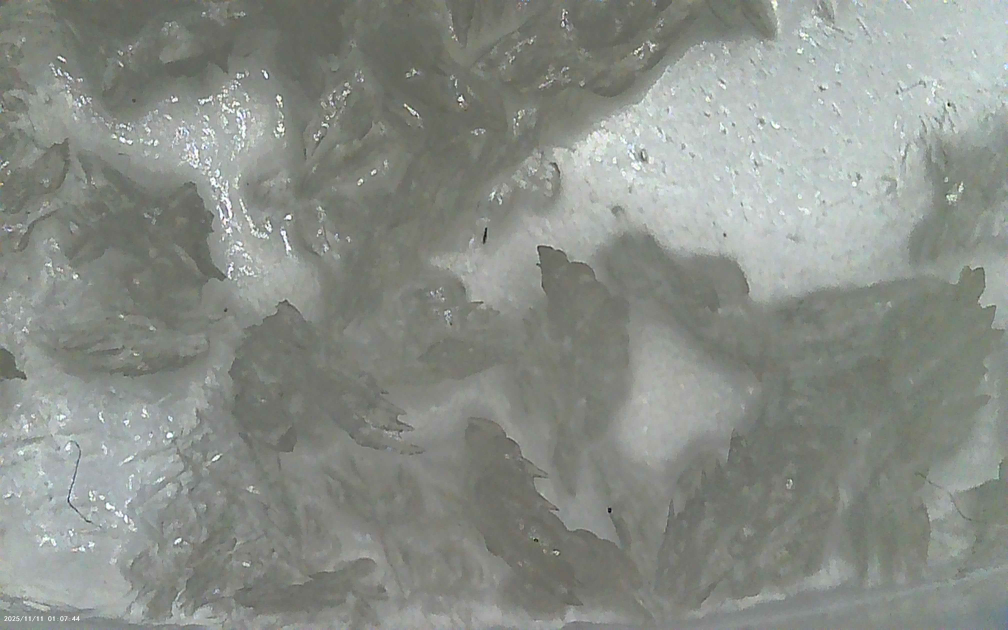
#> input picture paracetamol_imgs/1/PHO00000.JPG, 4032 x 2520 px, found by its file name (shown at 1/4 size); its folder holds only this picture in this run
$ python test_paracetamol3.py
#> lines starting #> are read from the running program, lines starting #| are printed output that depends on the picture; after the words box and inside, x2 and y2 are one past the last pixel; in counts of white or black regions, pixels touching at a corner belong together
import cv2
import numpy as np
import os
path = "/home/pi/crystal-imaging/paracetamol_imgs/1"
directory = os.fsencode(path)
for file in os.listdir(directory):
	filepath = path+"/"+os.fsdecode(file)
	print(filepath)
	img = cv2.imread(filepath)
#> img is the input picture: shape (2520, 4032, 3); mean B, G, R 136, 142, 137.7
	img = cv2.resize(img, (500,400))
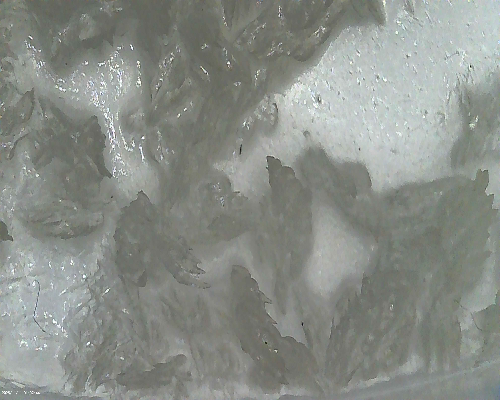
#> img: shape (400, 500, 3); mean B, G, R 135.9, 141.9, 137.6
	gray = cv2.cvtColor(img, cv2.COLOR_BGR2GRAY)
	lower_gray = 0
	upper_gray = 140
	mask = cv2.inRange(gray, lower_gray, upper_gray)
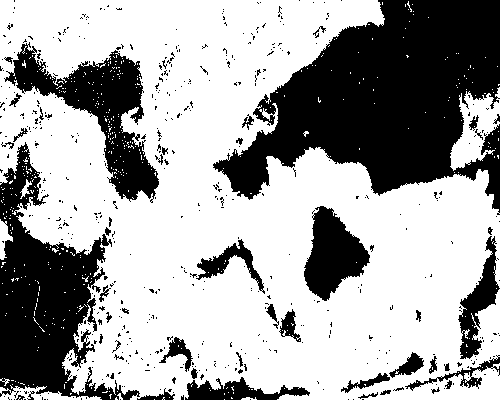
#> mask: shape (400, 500); 64.9% white; 525 black regions (477 under 20 px), largest, box (x1, y1, x2, y2) and area: (213, 0, 500, 215) 33888, (0, 142, 140, 400) 15167, (4, 42, 159, 203) 7990

	# cleans up image and crops the outer boundary due to issues with detecting the entire image as a single contour
	kernel = np.ones((5, 5), np.uint8)
	mask = cv2.morphologyEx(mask, cv2.MORPH_OPEN, kernel)
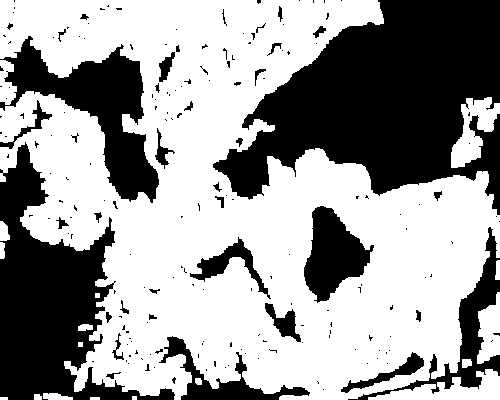
#> mask: shape (400, 500); 61.3% white; 193 black regions (155 under 20 px), largest, box (x1, y1, x2, y2) and area: (213, 0, 500, 215) 35187, (0, 142, 175, 400) 18091, (0, 36, 159, 203) 9307

	margin = 15
	mask[:margin, :] = 0
	mask[-margin:, :] = 0
	mask[:, :margin] = 0
	mask[:, -margin:] = 0
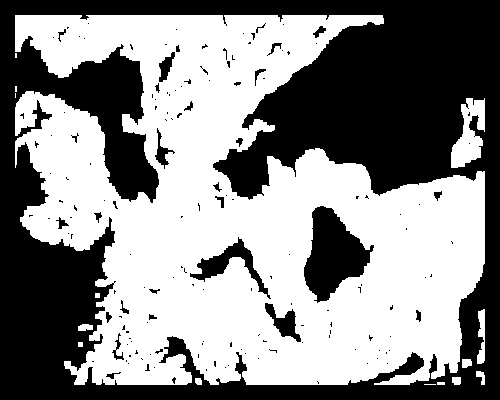
#> mask: shape (400, 500); 54.4% white; 156 black regions (128 under 20 px)

	contours, _ = cv2.findContours(mask, cv2.RETR_EXTERNAL, cv2.CHAIN_APPROX_SIMPLE)
#> contours = 15 contours, 7 with area under 20; largest, box (x1, y1, x2, y2) and area: (15, 15, 485, 385) 112212, (451, 98, 485, 168) 1276, (477, 309, 485, 364) 240, (78, 324, 93, 331) 68, (462, 359, 472, 368) 62, (476, 371, 485, 385) 54, (452, 377, 461, 385) 52, (195, 378, 202, 385) 32

	output_img = img.copy()
	img_h, img_w = img.shape[:2]
#> img_h = 400; img_w = 500
	total_area = img_w * img_h
#> total_area = 200000

	for i, cnt in enumerate(contours):
		area = cv2.contourArea(cnt)


		if 200 < area < (0.70 * total_area):
			rect = cv2.minAreaRect(cnt)
			box = np.intp(cv2.boxPoints(rect))

			(x, y), (w, h), angle = rect
			length = max(w, h)
			width = min(w, h)

			cv2.drawContours(output_img, [cnt], -1, (0, 255, 0), 2)
			cv2.drawContours(output_img, [box], 0, (0, 0, 255), 2)

			label = f"{int(length)}x{int(width)}px"
			cv2.putText(output_img, label, (int(x) - 40, int(y)),
						cv2.FONT_HERSHEY_SIMPLEX, 0.5, (0, 0, 255), 2)
#> this loop made 15 passes
#> (area, box, x, y, w, h, angle, length) on passes 9, 11, 15: (240.5, [[484, 363], [477, 363], [477, 309], [484, 309]], 480.5, 336, 54, 7, -90, 54), (1276.5, [[477, 171], [448, 166], [460, 94], [489, 98]], 469.1, 132.8, 73.49, 29.43, -80.54, 73.49), (112211.5, [[484, 384], [15, 384], [15, 15], [484, 15]], 249.5, 199.5, 369, 469, -90, 469)
#> area on passes 3, 4, 5, 6, 8: 32.5, 52, 54, 62.5, 67.5
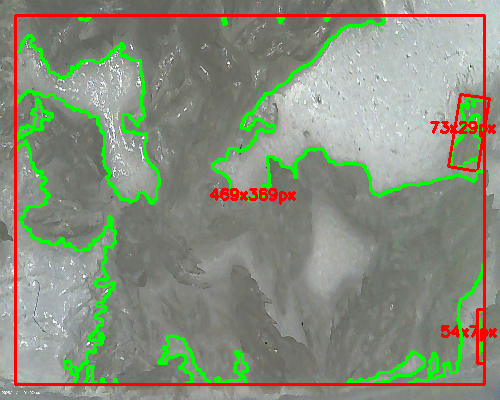
#> output_img: shape (400, 500, 3); 8.78% of pixels changed, all inside (x1, y1, x2, y2) = (14, 14, 497, 386)

	cv2.imshow('Binary Mask', mask)
	cv2.imshow('Measured crystals', output_img)
	cv2.waitKey(0)
	cv2.destroyAllWindows()

$ run again, on paracetamol_imgs/1/PHO00004.JPG
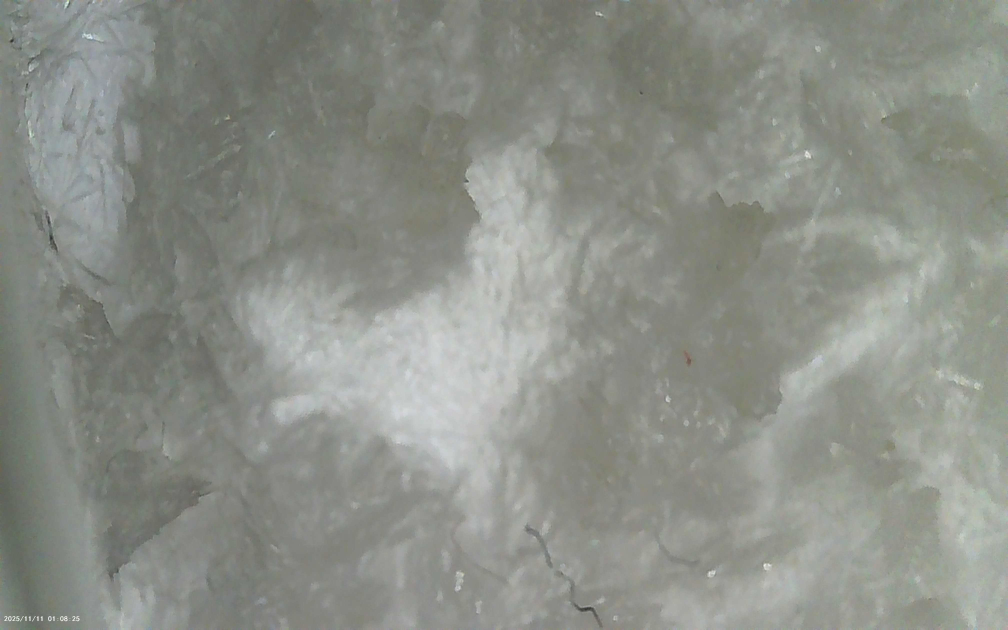
#> input picture paracetamol_imgs/1/PHO00004.JPG, 4032 x 2520 px, found by its file name (shown at 1/4 size)
#> img is the input picture: shape (2520, 4032, 3); mean B, G, R 135.9, 143, 139.9
#> img: shape (400, 500, 3)
#> `mask[:, -margin:] = 0`:
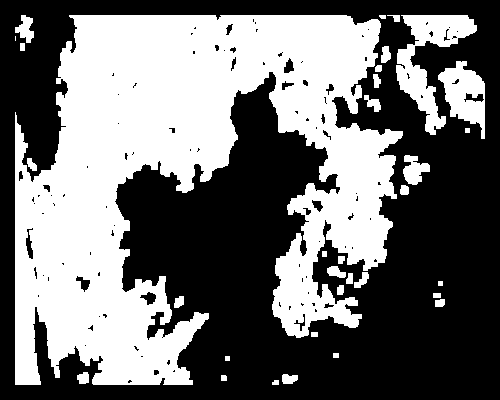
#> mask: shape (400, 500); 44.2% white; 33 white regions (1 under 20 px)
#> contours = 33 contours, 5 with area under 20; largest, box (x1, y1, x2, y2) and area: (15, 15, 403, 385) 79780, (396, 15, 477, 135) 3339, (438, 61, 485, 139) 1971, (403, 155, 430, 185) 433, (15, 15, 34, 43) 262
#> the loop `for i, cnt in enumerate(contours):` made 33 passes
#> (area, box, x, y, w, h, angle, length) on passes 20, 25, 29, 32: (433, [[427, 185], [401, 183], [404, 154], [430, 156]], 416, 169.9, 28.68, 26.08, -85.6, 28.68), (1971, [[459, 145], [434, 67], [474, 54], [500, 132]], 467.3, 100.4, 42.52, 81.88, -17.97, 81.88), (3339, [[464, 137], [388, 129], [401, 8], [477, 16]], 433.2, 72.89, 122.2, 76.16, -83.99, 122.2), (79779.5, [[402, 384], [15, 384], [15, 15], [402, 15]], 208.5, 199.5, 369, 387, -90, 387)
#> after the loop `for i, cnt in enumerate(contours):`:
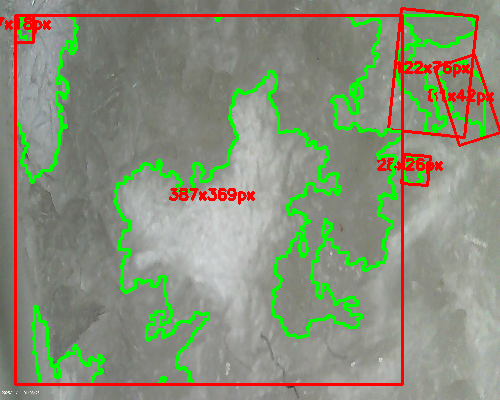
#> output_img: shape (400, 500, 3); mean B, G, R 121.6, 143.6, 136.7

$ run again, on paracetamol_imgs/1/PHO00005.JPG
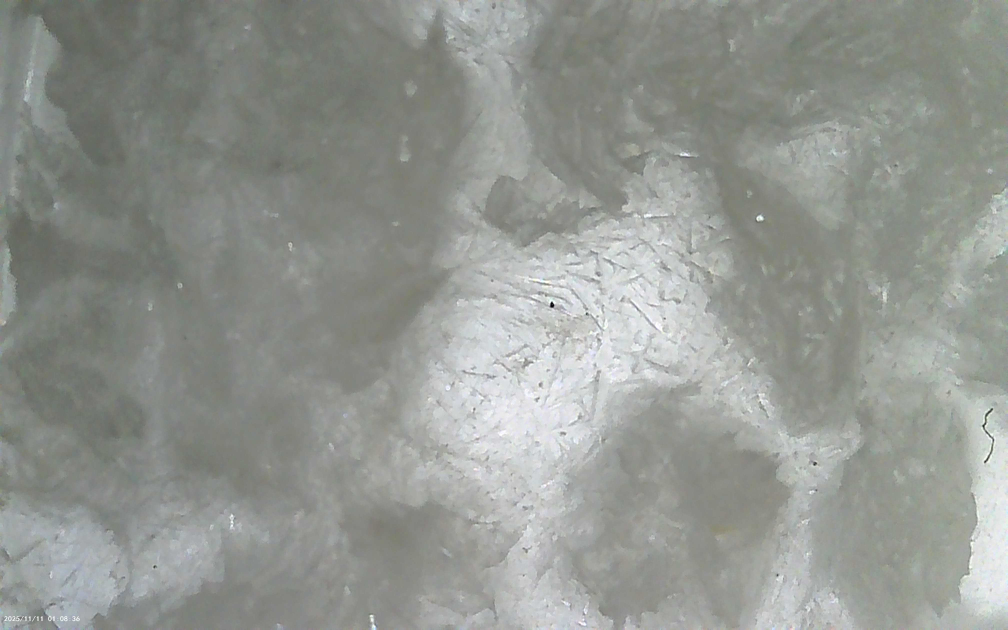
#> input picture paracetamol_imgs/1/PHO00005.JPG, 4032 x 2520 px, found by its file name (shown at 1/4 size)
#> img is the input picture: shape (2520, 4032, 3); mean B, G, R 145, 150.1, 146.8
#> img: shape (400, 500, 3)
#> `mask[:, -margin:] = 0`:
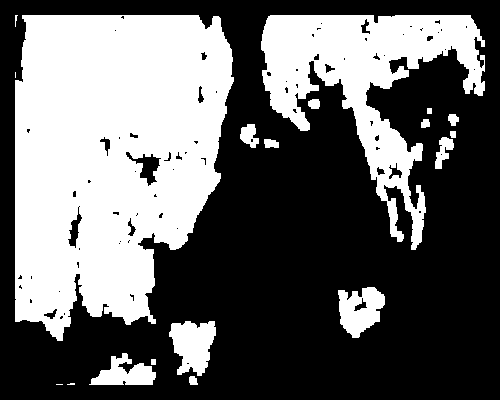
#> mask: shape (400, 500); 39.9% white; 19 white regions (4 under 20 px)
#> contours = 19 contours, 4 with area under 20; largest, box (x1, y1, x2, y2) and area: (15, 15, 234, 341) 55385, (261, 15, 485, 250) 18748, (169, 321, 216, 376) 1684, (338, 287, 385, 338) 1543, (89, 353, 156, 385) 1070
#> the loop `for i, cnt in enumerate(contours):` made 19 passes
#> (area, box, x, y, w, h, angle, length) on passes 5, 6, 7, 9: (1070.5, [[155, 384], [89, 384], [89, 353], [155, 353]], 122, 368.5, 31, 66, -90, 66), (1683.5, [[215, 375], [169, 375], [169, 321], [215, 321]], 192, 348, 54, 46, -90, 54), (1543, [[340, 338], [337, 288], [383, 286], [386, 335]], 362, 312, 45.8, 49.39, -3.37, 49.39), (273.5, [[447, 171], [432, 167], [440, 135], [454, 139]], 443.6, 153.3, 32.74, 15.28, -75.96, 32.74)
#> after the loop `for i, cnt in enumerate(contours):`:
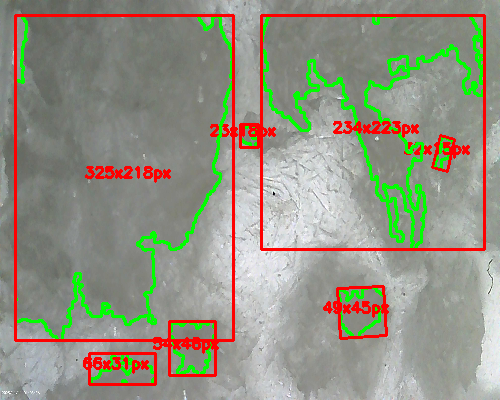
#> output_img: shape (400, 500, 3); mean B, G, R 130.8, 146.5, 147.2

$ run again, on paracetamol_imgs/1/PHO00006.JPG
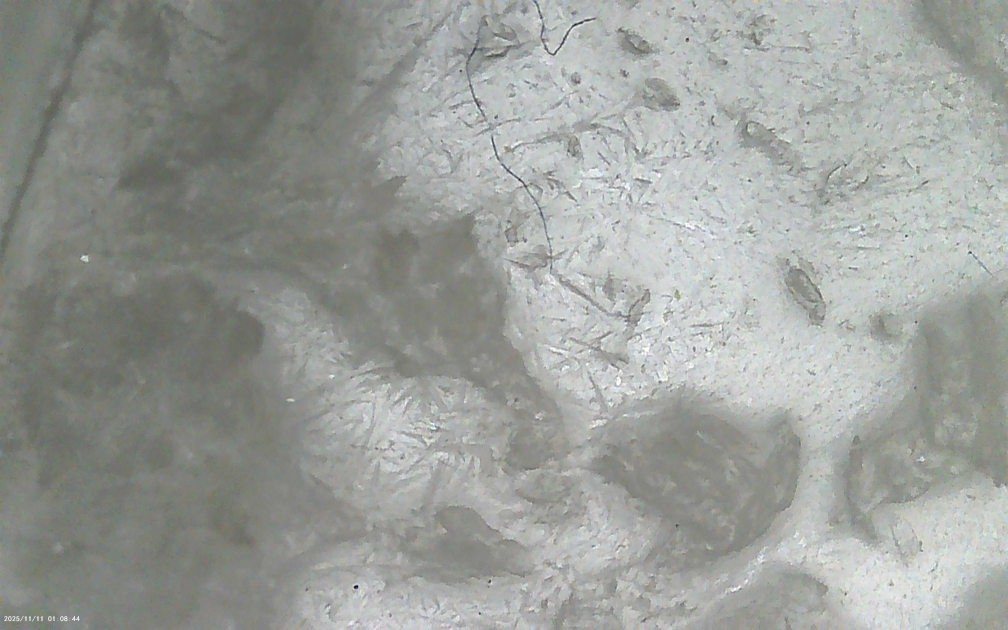
#> input picture paracetamol_imgs/1/PHO00006.JPG, 4032 x 2520 px, found by its file name (shown at 1/4 size)
#> img is the input picture: shape (2520, 4032, 3); mean B, G, R 153.5, 157.9, 154.7
#> img: shape (400, 500, 3)
#> `mask[:, :margin] = 0`:
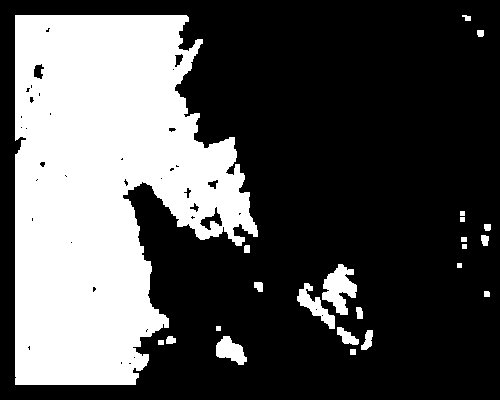
#> mask: shape (400, 500); 32.1% white; 23 white regions, largest, box (x1, y1, x2, y2) and area: (15, 15, 258, 385) 60868, (322, 264, 357, 315) 1020, (297, 283, 335, 329) 612
#> contours = 23 contours, 7 with area under 20; largest, box (x1, y1, x2, y2) and area: (15, 15, 258, 385) 60678, (322, 264, 357, 315) 926, (297, 283, 335, 329) 534, (216, 336, 247, 365) 492, (337, 327, 359, 345) 183
#> the loop `for i, cnt in enumerate(contours):` made 23 passes
#> (area, box, x, y, w, h, angle, length) on passes 3, 10, 12, 23: (492, [[244, 366], [212, 354], [220, 332], [252, 344]], 232.3, 349.5, 23.16, 33.68, -69.78, 33.68), (534.5, [[322, 336], [290, 292], [307, 280], [339, 323]], 315.3, 308.2, 20.91, 54.03, -36.25, 54.03), (926.5, [[345, 316], [313, 301], [333, 259], [365, 274]], 339.4, 288.2, 46.25, 35.71, -64.8, 46.25), (60678, [[257, 384], [15, 384], [15, 15], [257, 15]], 136, 199.5, 369, 242, -90, 369)
#> after the loop `for i, cnt in enumerate(contours):`:
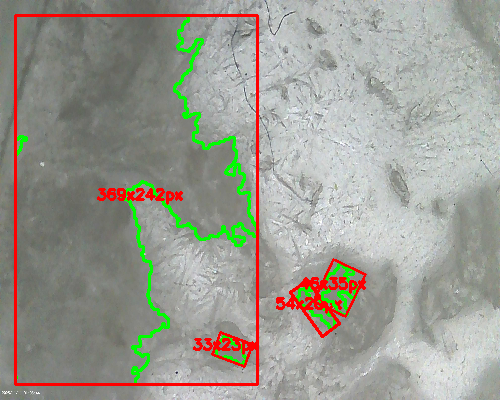
#> output_img: shape (400, 500, 3); mean B, G, R 146, 155.3, 155.6
